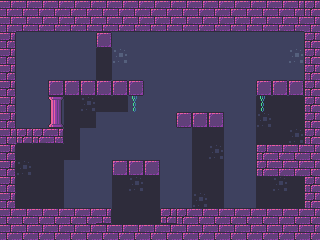

The image is a tile-based game level rendered from a .tmx file. Its description and source (layers, tilesets, objects; grid data summarised) follow:
An orthogonal 20x15 tile map with 16x16 px tiles, 3 tile layers (background, solid, props) and 21 objects (9x Spikes, 6x Coin, 2x Button, 2x Door, Player, ...).

<map version="1.4" tiledversion="1.4.2" orientation="orthogonal" renderorder="right-down" width="20" height="15" tilewidth="16" tileheight="16" infinite="0" nextlayerid="24" nextobjectid="70">
 <tileset firstgid="1" name="tileset" tilewidth="16" tileheight="16" tilecount="66" columns="6">
  <image source="../images/tileset.png" width="96" height="176" />
 </tileset>
 <layer id="21" name="background" width="20" height="15">
  <data>[300 cells, 300 non-empty, 4 distinct tile ids]</data>
 </layer>
 <layer id="22" name="solid" width="20" height="15">
  <data>[300 cells, 126 non-empty, 14 distinct tile ids]</data>
 </layer>
 <layer id="23" name="props" width="20" height="15">
  <data>[300 cells, 3 non-empty, 2 distinct tile ids]</data>
 </layer>
 <objectgroup id="2" name="objects">
  <object id="9" type="Player" gid="58" x="48" y="208" width="16" height="16" />
  <object id="10" type="Coin" gid="16" x="272" y="80" width="16" height="16" />
  <object id="30" type="Coin" gid="16" x="128" y="160" width="16" height="16" />
  <object id="43" type="Button" gid="62" x="208" y="112" width="16" height="16">
   <properties>
    <property name="button_id" value="1" />
   </properties>
  </object>
  <object id="45" type="Door" x="96" y="48" width="16" height="32">
   <properties>
    <property name="door_id" value="2" />
   </properties>
  </object>
  <object id="49" type="Exit" gid="61" x="16" y="128" width="16" height="16" />
  <object id="50" type="Spikes" gid="50" x="160" y="176" width="16" height="16">
   <properties>
    <property name="orientation" value="left" />
   </properties>
  </object>
  <object id="54" type="Spikes" gid="39" x="128" y="224" width="16" height="16">
   <properties>
    <property name="orientation" value="down" />
   </properties>
  </object>
  <object id="55" type="Spikes" gid="39" x="112" y="224" width="16" height="16">
   <properties>
    <property name="orientation" value="down" />
   </properties>
  </object>
  <object id="56" type="Coin" gid="16" x="112" y="160" width="16" height="16" />
  <object id="59" type="Spikes" gid="39" x="144" y="224" width="16" height="16">
   <properties>
    <property name="orientation" value="down" />
   </properties>
  </object>
  <object id="60" type="Coin" gid="16" x="16" y="208" width="16" height="16" />
  <object id="61" type="Door" x="256" y="176" width="16" height="32">
   <properties>
    <property name="door_id" value="1" />
   </properties>
  </object>
  <object id="62" type="Coin" gid="16" x="144" y="160" width="16" height="16" />
  <object id="63" type="Button" gid="62" x="272" y="208" width="16" height="16">
   <properties>
    <property name="button_id" value="2" />
   </properties>
  </object>
  <object id="64" type="Spikes" gid="2147483698" x="240" y="176" width="16" height="16">
   <properties>
    <property name="orientation" value="right" />
   </properties>
  </object>
  <object id="65" type="Spikes" gid="2147483698" x="240" y="160" width="16" height="16">
   <properties>
    <property name="orientation" value="right" />
   </properties>
  </object>
  <object id="66" type="Spikes" gid="2147483698" x="288" y="112" width="16" height="16">
   <properties>
    <property name="orientation" value="right" />
   </properties>
  </object>
  <object id="67" type="Spikes" gid="2147483698" x="288" y="144" width="16" height="16">
   <properties>
    <property name="orientation" value="right" />
   </properties>
  </object>
  <object id="68" type="Spikes" gid="2147483698" x="288" y="128" width="16" height="16">
   <properties>
    <property name="orientation" value="right" />
   </properties>
  </object>
  <object id="69" type="Coin" gid="16" x="16" y="48" width="16" height="16" />
 </objectgroup>
</map>
